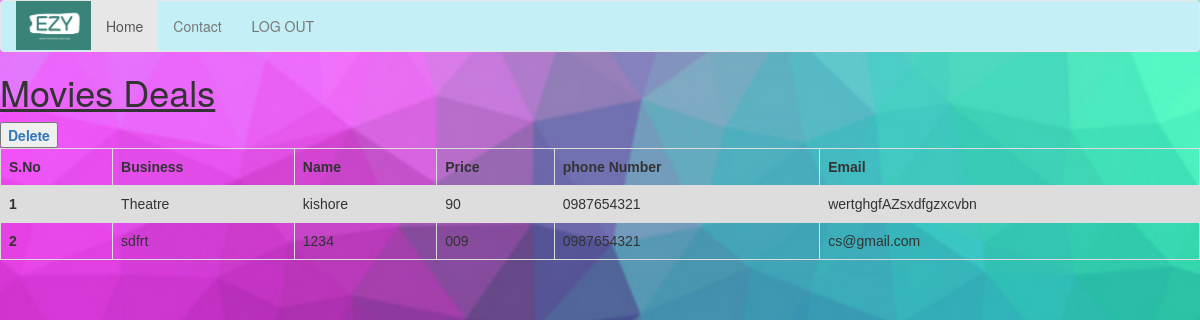
Screenshot of /dh/ (signed in) with the database file from the repository.
### sdp/models.py (models this page shows)
class movie(models.Model):
    username = models.CharField(max_length=200)
    business= models.CharField(max_length=200)
    name= models.CharField(max_length=200)
    thadd= models.CharField(max_length=200)
    city= models.CharField(max_length=200)
    zip= models.CharField(max_length=200)
    price= models.CharField(max_length=200)
    yaddress= models.CharField(max_length=200)
    ycity= models.CharField(max_length=200)
    yzip= models.CharField(max_length=200)
    phnum= models.CharField(max_length=200)
    email= models.CharField(max_length=200)

### sdp/views.py (the view)
# urls.py: path('dh/', views.dh, name='dh'),
def dh(request):
    if request.user.is_authenticated:
        username = request.user.username
        allevents = movie.objects.filter(username=username)
        context = {'al': allevents}
        return render(request, 'dhistory.html', context)
    return redirect('/')

### templates/dhistory.html (shortened to what this page needs)
{% extends 'index2.html' %}
{% block body %}
<div class="con" >
<html lang="en">
<head>
</head>
<body background="/static/images/log.png"  style="background-size:cover;" >
<div align="center">
<div align="left">
<h1><u>Movies Deals</u></h1>
    <a href="http://127.0.0.1:8000/movdel/"><button type="Delete" ><b>Delete</b></button></a>
  </div>
  <div algin="center">
<table id="movie" border="1" cellspacing="0">
  <tr>
      <th>S.No</th>
    <th>Business</th>
    <th>Name</th>
       <th>Price</th>
      <th>phone Number</th>
      <th>Email</th>
  </tr>
  <body>
  {% for i in al %}
  <tr>
    <th scope="row">{{forloop.counter}}</th>
      <td>{{i.business}}</td>
      <td>{{i.name}}</td>
      <td>{{i.price}}</td>
      <td>{{i.phnum}}</td>
      <td>{{i.email}}</td>
  </tr>
  {% endfor %}
</body>
  </div>
</html>
</div>
{% endblock %}

### templates/dhistory.html (style rules this page uses)
table { font-family: arial, sans-serif; border-collapse: collapse; width: 100%; }
td, th { border: 1px solid #dddddd; text-align: left; padding: 8px; }
tr:nth-child(even) { background-color: #dddddd; }

### rows the page displays
movie: business "Theatre", name "kishore", price "90", phnum "0987654321", email "wertghgfAZsxdfgzxcvbn"
movie: business "sdfrt", name "1234", price "009", phnum "0987654321", email "cs@gmail.com"
